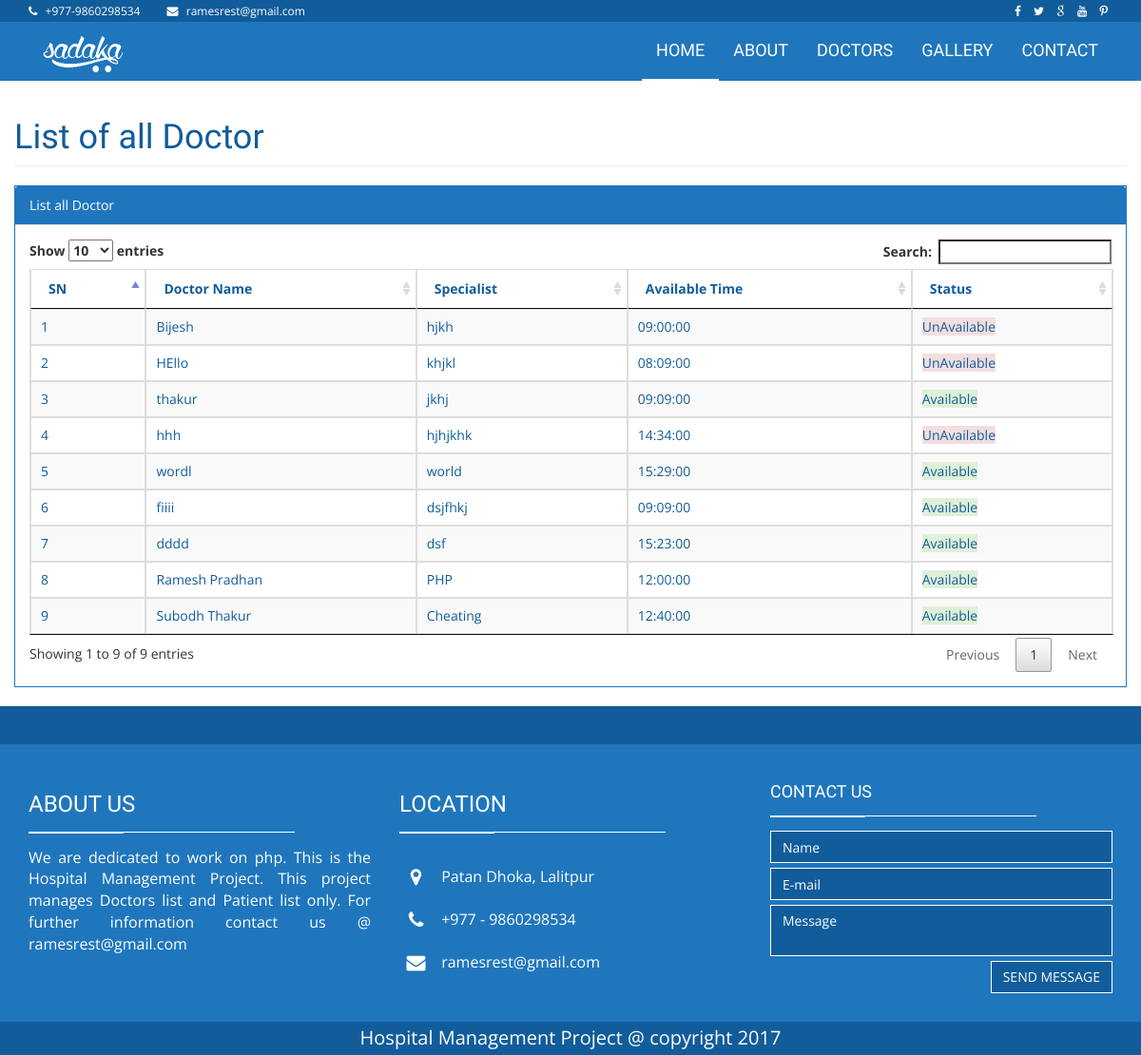
Screenshot of /list_doctor.php with the database file from the repository.
### tables this page shows
CREATE TABLE `tbl_doctor` (
  `id` int(11) NOT NULL,
  `doctor_name` varchar(55) NOT NULL,
  `doctor_image` varchar(255) NOT NULL,
  `degree` varchar(255) NOT NULL,
  `university` varchar(255) NOT NULL,
  `specialist` varchar(255) NOT NULL,
  `available_time` time NOT NULL,
  `status` tinyint(1) NOT NULL DEFAULT '0',
  `created_by` varchar(55) NOT NULL,
  `modified_by` varchar(55) DEFAULT NULL,
  `created_date` datetime NOT NULL,
  `modified_date` datetime DEFAULT NULL
);

### admin/class/common.php (called while the page is built, shortened)
<?php
abstract class Common{
	function select($sql){
		$conn = new mysqli('localhost','root','','db_hospital');
		$res = $conn->query($sql);
		$data = [];
		if($res->num_rows > 0){
			while ($row = $res->fetch_assoc()) {
				array_push($data, $row);
			}
		}
		return $data ;
	}
}
?>

### admin/class/doctor.class.php (called while the page is built, shortened)
<?php
require_once "common.php";
class Doctor extends Common {
	public function index()
	{
		$sql = "SELECT * FROM tbl_doctor";
		$list = $this->select($sql);
		return $list;
	}
}
?>

### list_doctor.php (the view, shortened to what this page needs)
<?php
 require_once "header.php";
 require_once "header.php";
 require_once "admin/class/doctor.class.php";
 $doc  = new Doctor();
 $doclist = $doc->index();
?>
<link href="admin/css/jquery.dataTables.min.css" rel="stylesheet">
        <div id="page-wrapper">
            <div class="container-fluid">
                <div class="row">
                    <div class="col-lg-12">
                        <h1 class="page-header">List of all Doctor</h1>
                    </div>
                </div>
                <div class="row">
                <div class="col-lg-12">
                    <div class="panel panel-default">
                        <div class="panel-heading">
                            List all Doctor
                        </div>
                        <div class="panel-body">
                            <table width="100%" class="table table-striped table-bordered table-hover" id="list_doctor">
                                <thead>
                                    <tr>
                                        <th>SN</th>
                                        <th>Doctor Name</th>
                                        <th>Specialist</th>
                                        <th>Available Time</th>
                                        <th>Status</th>
                                    </tr>
                                </thead>
                                <tbody>
                                <?php $i = 1; foreach($doclist as $doc){ ?>
                                     <tr class="odd gradeX">
                                        <td><?php echo $i++; ?></td>
                                        <td><a href="doctor_detail.php?id=<?php echo $doc['id'];?>"><?php echo $doc['doctor_name'] ?></a> </td>
                                        <td><?php echo $doc['specialist'] ?></td>
                                        <td><?php echo $doc['available_time'] ?></td>
                                        <td class="center">
                                            <?php if ($doc['status'] == 1) {
                                               echo "<span class='bg bg-success'>Available</span>";
                                            } else {
                                                echo "<span class='bg bg-danger'>UnAvailable</span>";
                                                } ?>
                                        </td>
                                    </tr>
                                    <?php } ?>
                                </tbody>
                            </table>
                        </div>
                    </div>
                </div>
            </div>
            </div>
        </div>
<?php require_once "footer.php" ?>

### header.php (shortened to what this page needs)
<!DOCTYPE html>
<html class="no-js">
    <head>
        <link rel="stylesheet" href="assets/css/bootstrap.min.css">
        <link rel="stylesheet" href="assets/css/font-awesome.min.css">
        <link rel="stylesheet" href="assets/css/owl.carousel.css">
        <link rel="stylesheet" href="assets/css/style.css">
    </head>
    <body>
    <header class="main-header">
        <nav class="navbar navbar-static-top">
            <div class="navbar-top">
              <div class="container">
                  <div class="row">
                    <div class="col-sm-6 col-xs-12">
                        <ul class="list-unstyled list-inline header-contact">
                            <li> <i class="fa fa-phone"></i> <a href="tel:">+977-9860298534 </a> </li>
                             <li> <i class="fa fa-envelope"></i> <a href="mailto:ramesrest@gmail.com">ramesrest@gmail.com</a> </li>
                       </ul>
                    </div>
                    <div class="col-sm-6 col-xs-12 text-right">
                        <ul class="list-unstyled list-inline header-social">
                            <li> <a href="#"> <i class="fa fa-facebook"></i> </a> </li>
                            <li> <a href="#"> <i class="fa fa-twitter"></i>  </a> </li>
                            <li> <a href="#"> <i class="fa fa-google"></i>  </a> </li>
                            <li> <a href="#"> <i class="fa fa-youtube"></i>  </a> </li>
                            <li> <a href="#"> <i class="fa fa fa-pinterest-p"></i>  </a> </li>
                       </ul>
                    </div>
                  </div>
              </div>
            </div>
            <div class="navbar-main">
              <div class="container">
                <div class="navbar-header">
                  <a class="navbar-brand" href="index.html"><img src="assets/images/sadaka-logo.png" alt=""></a>
                </div>
                <div id="navbar" class="navbar-collapse collapse pull-right">
                  <ul class="nav navbar-nav">
                    <li><a class="is-active" href="index.php">HOME</a></li>
                    <li><a href="about.php">ABOUT</a></li>
                    <li><a href="list_doctor.php">DOCTORS</a></li>
                    <li><a href="gallery.php">GALLERY</a></li>
                    <li><a href="contact.php">CONTACT</a></li>
                  </ul>
                </div>
              </div>
            </div>
        </nav>
    </header>

### footer.php (shortened to what this page needs)
<footer class="main-footer">
    <div class="footer-top">
    </div>
    <div class="footer-main">
        <div class="container">
            <div class="row">
                <div class="col-md-4">
                    <div class="footer-col">
                        <h3 class="footer-title">About us <span class="title-under"></span></h3>
                        <div class="footer-content">
                            <p style="font-size: 16px;">We are dedicated to work on php.  This is the Hospital Management Project. This project manages Doctors list and Patient list only. For further information contact us @ ramesrest@gmail.com</p>
                        </div>
                    </div>
                </div>
                <div class="col-md-4">
                    <div class="footer-col">
                        <h3 class="footer-title">Location <span class="title-under"></span></h3>
                        <div class="footer-content">
                            <div class="contact-items">
                                <ul class="list-unstyled contact-items-list">
                                    <li class="contact-item"> <span class="contact-icon"> <i class="fa fa-map-marker"></i></span> Patan Dhoka, Lalitpur</li>
                                    <li class="contact-item"> <span class="contact-icon"> <i class="fa fa-phone"></i></span> +977 - 9860298534 </li>
                                    <li class="contact-item"> <span class="contact-icon"> <i class="fa fa-envelope"></i></span> ramesrest@gmail.com</li>
                                </ul>
                            </div>
                        </div>
                    </div>
                </div>
                <div class="col-md-4">
                    <div class="footer-col">
                        <h4 class="footer-title">Contact us <span class="title-under"></span></h4>
                        <div class="footer-content">
                            <div class="footer-form">
                                <div class="footer-form" >
                                    <form action="" method="post" class="ajax-form" id="contactform">
                                        <div class="form-group">
                                            <input type="text" name="contact_name" class="form-control" placeholder="Name" required>
                                        </div>
                                        <div class="form-group">
                                            <input type="email" name="email" class="form-control" placeholder="E-mail" required>
                                        </div>
                                        <div class="form-group">
                                            <textarea name="message" class="form-control" placeholder="Message" required></textarea>
                                        </div>
                                        <div class="form-group">
                                            <button type="submit" class="btn btn-submit pull-right" name="btnSend">Send message</button>
                                        </div>
                                    </form>
                                </div>
                            </div>
                        </div>
                    </div>
                </div>
                <div class="clearfix"></div>
            </div>
        </div>
    </div>
    <div class="footer-bottom">
        <div class="container text-right" style="font-size: 20px;">
           <center> Hospital Management Project @ copyright 2017</center>
        </div>
    </div>
</footer>
</body>
</html>

### assets/css/style.css (style rules this page uses)
body { font-family: "Open sans", sans-serif; color: #115c9b; }
h1, h2, h3, h4 { font-family: "Dosis", sans-serif; }
a { color: inherit; }
.navbar-static-top { margin: 0; border: 0; color: #fff; }
.navbar-top { background: #115c9b; font-size: 12px; padding: 3px 0; }
.navbar-top .list-inline { margin-bottom: 0; }
.navbar-top .header-contact li { margin-right: 15px; }
.navbar-top .header-contact li .fa { margin-right: 5px; }
.navbar-main { margin-bottom: 0; color: #fff; background: #1f76bd; }
.navbar-main .navbar-brand { border-bottom: none !important; }
.navbar-main a:hover, .navbar-main a:active, .navbar-main a:focus, .navbar-main a.is-active { background: none !important; color: inherit; border-bottom: 2px solid #fff; }
.navbar-main li a { font-family: "Dosis", sans-serif; font-size: 18px; padding: 20px 15px; border-bottom: 2px solid transparent; }
.footer-top { background: #115c9b; height: 40px; }
.main-footer { background: #1f76bd; color: #fff; }
.main-footer .footer-main { padding: 30px 0; }
.main-footer .footer-title { text-transform: uppercase; margin-bottom: 10px; }
.main-footer .footer-title .title-under { background: #fff; margin: 15px 0; text-align: left; }
.main-footer .footer-title .title-under:after { margin: 0; background: #fff; }
.main-footer .footer-content { text-align: justify; font-size: 13px; }
.footer-bottom { background: #115c9b; padding: 3px; }
.footer-form .form-group { margin-bottom: 5px; }
.footer-form .form-control { background: #115c9b; color: #fff; border: 0; border-radius: 0; margin-bottom: 5px; border: 1px solid #fff; resize: none; }
.footer-form .btn-submit { border-radius: 0; background: #115c9b; text-transform: uppercase; border: 1px solid #fff; -moz-transition: all, 0.5s; -o-transition: all, 0.5s; -webkit-transition: all, 0.5s; transition: all, 0.5s; }
.contact-items { margin-top: 30px; }
.contact-items .contact-item { margin-bottom: 10px; vertical-align: middle; font-size: 16px; }
.contact-items .contact-icon { display: inline-block; width: 35px; height: 35px; background: #1f76bd; vertical-align: middle; margin-right: 5px; color: #fff; text-align: center; }
.contact-items .contact-icon .fa { vertical-align: sub; font-size: 20px; margin-top: 7px; }
.title-under { display: block; margin: 5px auto; background: #1f76bd; height: 1px; width: 280px; }
.title-under:after { content: ''; display: block; width: 100px; background: inherit; height: 2px; margin: 0 auto; margin-top: 10px; }
.form-control { border-radius: 0; box-shadow: none; }
.panel-default { border-color: #1f76bd; border-radius: 0; }
.panel-default > .panel-heading { background: #1f76bd; color: #fff; }

### rows the page displays
tbl_doctor: doctor_name "Bijesh", specialist "hjkh", available_time "09:00:00", status "UnAvailable"
tbl_doctor: doctor_name "HEllo", specialist "khjkl", available_time "08:09:00", status "UnAvailable"
tbl_doctor: doctor_name "thakur", specialist "jkhj", available_time "09:09:00", status "Available"
tbl_doctor: doctor_name "hhh", specialist "hjhjkhk", available_time "14:34:00", status "UnAvailable"
tbl_doctor: doctor_name "wordl", specialist "world", available_time "15:29:00", status "Available"
tbl_doctor: doctor_name "fiiii", specialist "dsjfhkj", available_time "09:09:00", status "Available"
tbl_doctor: doctor_name "dddd", specialist "dsf", available_time "15:23:00", status "Available"
tbl_doctor: doctor_name "Ramesh Pradhan", specialist "PHP", available_time "12:00:00", status "Available"
tbl_doctor: doctor_name "Subodh Thakur", specialist "Cheating", available_time "12:40:00", status "Available"
